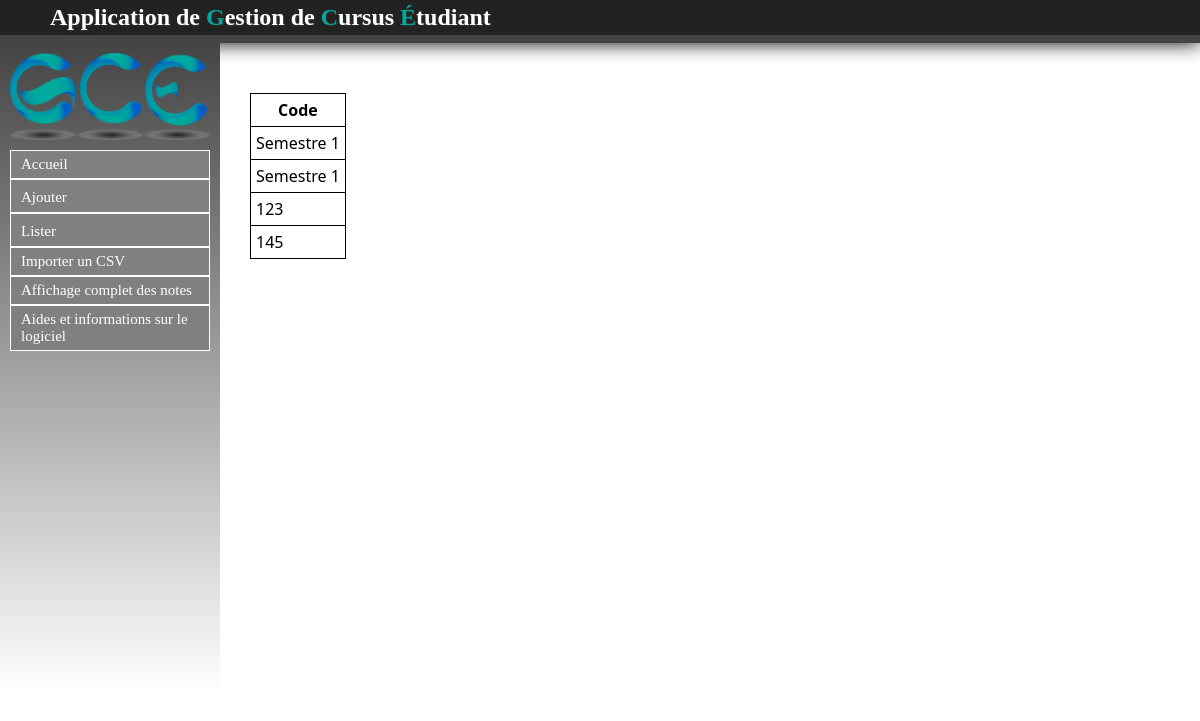
Page /Semestre/listerSemestre on the earlier database version.
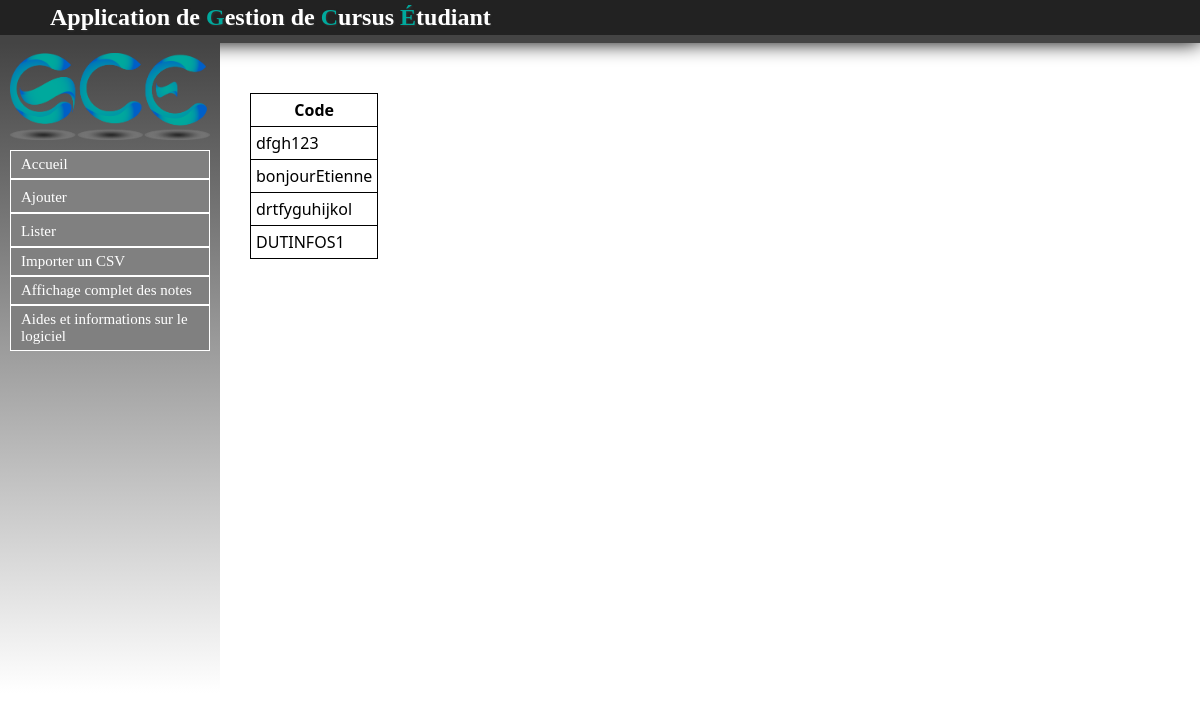
Same page on the later database version.
### Semestre/models.py (models this page shows, shortened)
class Semestre(models.Model):
	code = models.CharField(max_length=30,null=False)
	intitule = models.CharField(max_length=30, null=False)
	diplome = models.ForeignKey(Diplome, null=True)

### Semestre/views.py (the view)
def listerSemestre(request):
	semestre = Semestre.objects.all()
	return render(request, 'contenu_html/listerSemestre.html',{'semestre': semestre})

### Semestre/templates/contenu_html/listerSemestre.html (shortened to what this page needs)
{% extends "templates/base.html" %}
{% block content %}
{% if not semestre %}
	<p>Pas d'unité d'enseignement</p>
{% else %}
	<table style="border:1px solid black; border-collapse : collapse;">
	<tr>
		<th style="border:1px solid black;">Code</th>
	</tr>
{% endif %}
{% for sem in semestre %}
	<tr>
		<td style="border:1px solid black;">{{ sem.code }}</td>
	</tr>
{% endfor %}
</table>
{% endblock %}

Differences in the rows shown:
removed Semestre: code "145"
changed Semestre: code "Semestre 1" → "dfgh123"
added Semestre: code "bonjourEtienne"
changed Semestre: code "Semestre 1" → "drtfyguhijkol"
changed Semestre: code "123" → "DUTINFOS1"
